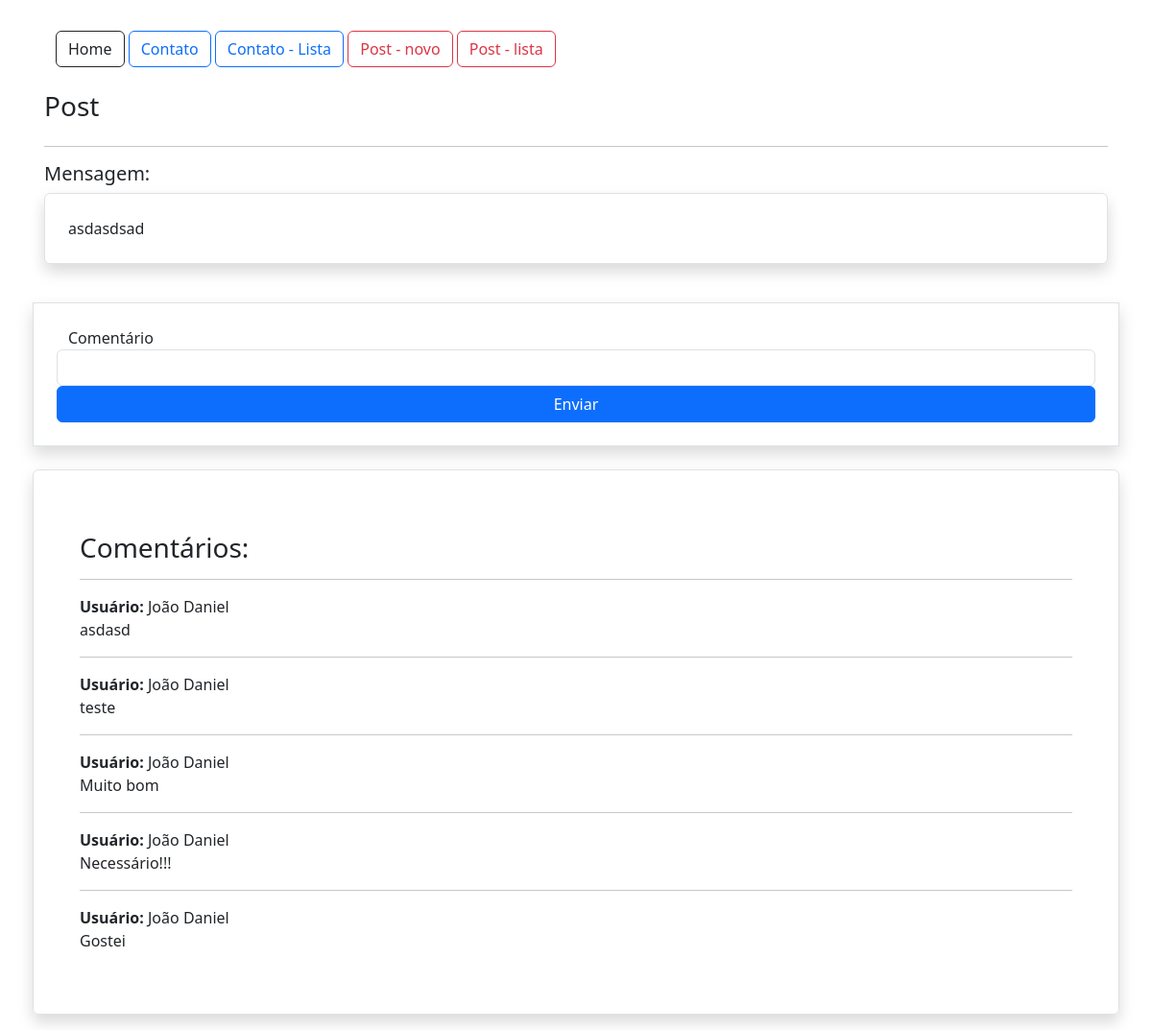
The page /post/1 (signed in) on the database as committed earlier.
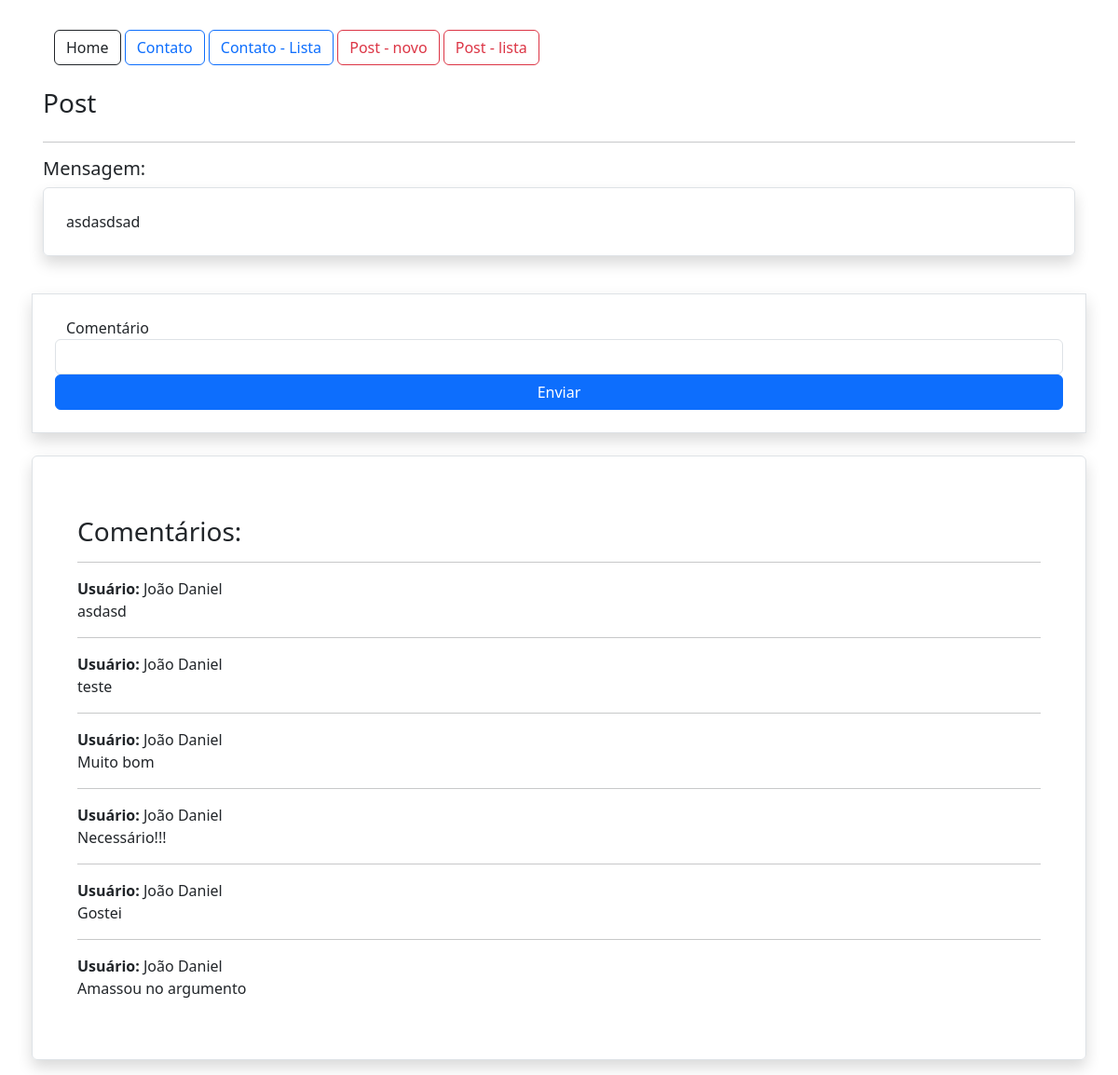
The same page on the database as committed later.
### app/models.py (models this page shows, shortened)
class Post (db.Model):
    id = db.Column (db.Integer, primary_key = True)
    data_criacao = db.Column (db.DateTime, default = datetime.now())
    mensagem = db.Column (db.String, nullable = True)
    user_id = db.Column(db.Integer, db.ForeignKey('user.id'), nullable=True)
    comentarios = db.relationship('PostComentarios', backref='post', lazy=True)

class PostComentarios (db.Model):
    id = db.Column(db.Integer, primary_key=True)
    data_criacao = db.Column(db.DateTime, default=datetime.now())
    comentario = db.Column(db.String, nullable=True)
    user_id = db.Column(db.Integer, db.ForeignKey('user.id'), nullable=True)
    post_id = db.Column(db.Integer, db.ForeignKey('post.id'), nullable=True)

class User (db.Model, UserMixin):
    id = db.Column (db.Integer, primary_key = True)
    nome = db.Column (db.String, nullable = True)
    sobrenome = db.Column (db.String, nullable=True)
    email = db.Column (db.String, nullable=True)
    senha = db.Column (db.String, nullable=True)
    posts = db.relationship ('Post', backref='user', lazy=True)
    post_comentarios = db.relationship('PostComentarios', backref='user', lazy=True)

### app/view.py (the view)
@app.route('/post/<int:id>', methods=['GET', 'POST'])
@login_required
def post_detalhes(id):
    post = Post.query.get(id)
    form = PostComentarioForm()
    if form.validate_on_submit():
        form.save(current_user.id, id)
        return redirect(url_for('post_detalhes', id=id))
    return render_template('post.html', post=post, form=form)

### app/forms.py (shortened to what this page needs)
class PostComentarioForm(FlaskForm):
    comentario = StringField('Comentário', validators=[DataRequired()])
    btnSubmit = SubmitField('Enviar')

### app/models.py (called while the page is built)
@login_manager.user_loader
def load_user (user_id):
    return User.query.get(user_id)

### app/templates/post.html (shortened to what this page needs)
{% extends 'base.html' %}
{% block content %}
<div class="container p-3">
  {% include 'nave.html' %}
  <div class="row mt-4">
    <h3>Post</h3>
  </div>
  <hr>
  <div class="row">
    <div class="col-12">
      <h5>Mensagem:</h5>
      <div class="col-12 border rounded p-4 shadow">
        {{post.mensagem}}
      </div>
    </div>
    <div class="col-12 mt-3">
      <form action="" method="post" class="row mt-4 p-4 round border shadow">
        {{form.comentario.label()}}
        {{form.comentario(class="form-control")}}
        {{form.btnSubmit(class="btn btn-primary col-12")}}
      </form>
    </div>
    <div class="col-12 mt-4 border rounded shadow p-5">
      <h3 class="mt-3">Comentários:</h3>
      {% for c in post.comentarios %}
      <hr>
      <p>
        <b>Usuário: </b> {{c.user.nome}} {{c.user.sobrenome}} <br>
        {{c.comentario}}
      </p>
      {% endfor %}
    </div>
  </div>
</div>
{% endblock %}

### app/templates/base.html (shortened to what this page needs)
<!DOCTYPE html>
<html lang="en">
<head>
    <link rel="stylesheet" href="https://cdn.jsdelivr.net/npm/bootstrap@5.3.0/dist/css/bootstrap.min.css" />
</head>
<body>
    <section class="container-fluid mt-2">
        {% block content %} {% endblock %}
    </section>
</body>
</html>

### app/templates/nave.html
{% extends 'base.html' %}
{% block content %}
<a href="/" class="btn btn-outline-dark"> Home </a>
<a href="{{url_for ('contato')}}" class="btn btn-outline-primary"> Contato </a>
<a href="{{url_for ('contatoLista')}}" class="btn btn-outline-primary"> Contato - Lista </a>
<a href="{{url_for ('PostNovo')}}" class="btn btn-outline-danger"> Post - novo</a>
<a href="{{url_for ('PostLista')}}" class="btn btn-outline-danger"> Post - lista</a>
{% endblock %}

Rows that differ between the two databases and show on the page:
added PostComentarios: user.nome "João", user.sobrenome "Daniel", comentario "Amassou no argumento"
